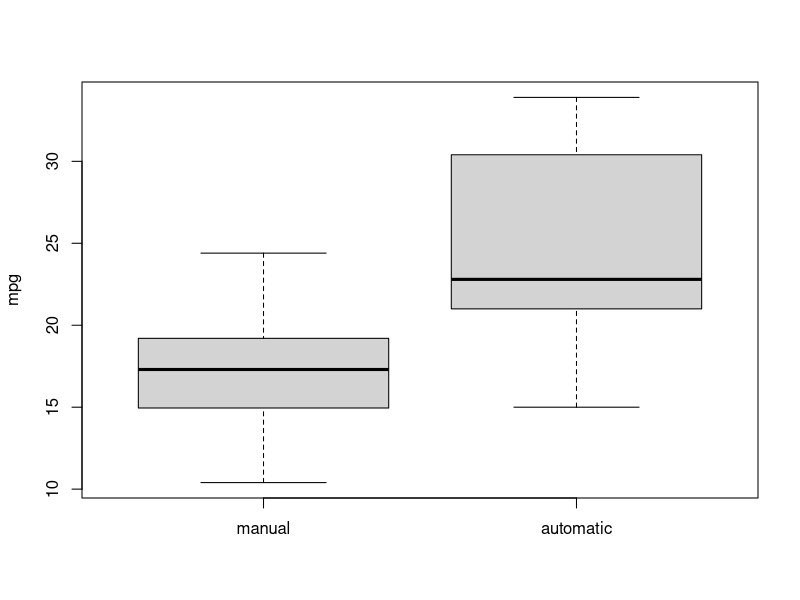
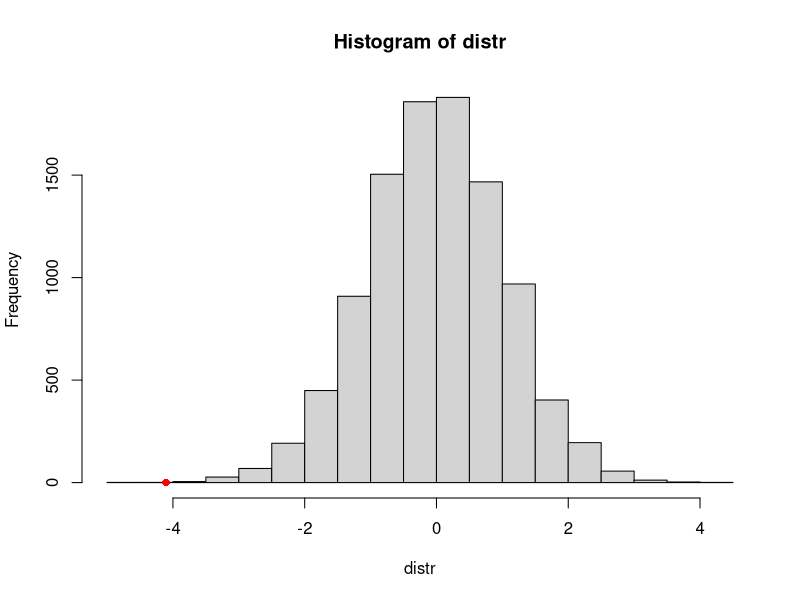

Write R code to recreate these figures, in order.
head(mtcars)

### Question a
manual <- which(mtcars$am==0)
automatic <- which(mtcars$am==1)

boxplot(mtcars$mpg[manual], mtcars$mpg[automatic], ylab="mpg", names=c("manual", "automatic"))

### Question b
t.test(mtcars$mpg[manual], mtcars$mpg[automatic], var.equal = TRUE, alternative="less")

# t = -4.1061, df = 30, p-value = 0.0001425
# mean of x mean of y
#  17.14737  24.39231
# manual cars have significantly less mpg than automatic cars

### Question c
distr <- sapply(1:10000, function(i) {
  index <- sample(mtcars$am)
  manual <- which(index==0)
  automatic <- which(index==1)
  
  t.test(mtcars$mpg[manual], mtcars$mpg[automatic], var.equal = TRUE, alternative="less")$statistic
})
hist(distr)

manual <- which(mtcars$am == 0)
automatic <- which(mtcars$am==1)

real_t_statistic <- t.test(mtcars$mpg[manual], mtcars$mpg[automatic], var.equal = TRUE, alternative="less")$statistic

points(real_t_statistic, 0, col="red", pch=16)
sprintf("%f", sum(distr < real_t_statistic)/length(distr))

# p-value = 0.0002. From all 10000 permutations, only 2 gave a more extreme result than the real data.
# we conclude that manual cars have significantly less mpg

### Question d

# the reason that the p-values 0.0002 (question c) and 0.000142 (question b) don't match is that we shuffle the labels
# 'only' 10000 times, which gives us an approximation. this limits our precision to steps of 1/10000 (0.0001).
# this gap can be closed by increasing the number of permutations. the empirical p-value will converge almost
# exactly on the theoretical value.
